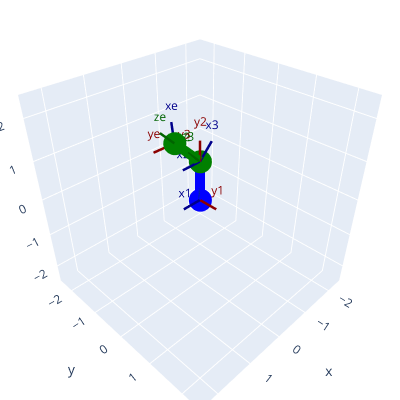

Notebook cell for this chart:
### Markdown cell above
# **Atividade 1:** 
* Visualização de um punho esférico utilizando conversão DH.

### Code cell
import plotly.graph_objects as go
import numpy as np

######################################################################################
############################ FUNÇÕES DE TRANSFORMAÇÃO ################################
######################################################################################
#Cria tranformação homogênea a partir dos parâmetros de Denavit-Hartenberg
def t_DH(theta, d, a, alpha):
  theta = np.radians(theta)  
  alpha = np.radians(alpha)  
  ct = np.cos(theta)
  st = np.sin(theta)
  ca = np.cos(alpha)
  sa = np.sin(alpha)
  
  Rz =  np.array((  (ct, -st, 0, 0), 
                    (st,  ct, 0, 0),
                    ( 0,   0, 1, 0),
                    ( 0,   0, 0, 1) ))
  
  Tz = np.array((   (1, 0, 0, 0), 
                    (0, 1, 0, 0),
                    (0, 0, 1, d),
                    (0, 0, 0, 1) ))

  Rx =  np.array((  (1,  0,   0, 0), 
                    (0, ca, -sa, 0),
                    (0, sa,  ca, 0),
                    (0,  0,   0, 1) ))
  
  Tx = np.array((   (1, 0, 0, a), 
                    (0, 1, 0, 0),
                    (0, 0, 1, 0),
                    (0, 0, 0, 1) ))
  
  return np.linalg.multi_dot([Rz, Tz, Tx, Rx])

######################################################################################
############################### PLOT DO ROBÔ #########################################
######################################################################################
def plot3jrobot(q1, a1, q2, a2, q3, a3):
  """
    Criação das coordenadas dos elos do robô, baseando-se nos parâmetros DH
    Parâmetros DH:
            theta       d     a     alpha
    1            q1     a1    0     90°
    2        90°+q2     0     a2    90°
    3           +q3     0     a3    0°
  """
  T_DH1 = t_DH(q1, a1,  0, 90) # Transformação homogênea do Elo 1
  T_DH2 = t_DH(90+q2,  0, a2, 90) # Transformação homogênea do Elo 2
  T_DH3 = t_DH(q3,  a3, 0, 0) # Transformação homogênea do Elo 3
  
  O1 = np.array((0,0,0,1)) # Origem no Elo 1

  L1 = np.linalg.multi_dot([T_DH1, O1]) # Coordenadas finais do Elo 1. Obtidas projetando O1 através da  duas transformações
  L2 = np.linalg.multi_dot([T_DH1, T_DH2, O1]) # Coordenadas finais do Elo 2. Obtidas projetando O1 através das duas transformações
  L3 = np.linalg.multi_dot([T_DH1, T_DH2, T_DH3, O1]) # Coordenadas finais do Elo 2. Obtidas projetando O1 através das duas transformações

  X1 = np.zeros((2, 3))
  X2 = np.zeros((2, 3))
  X3 = np.zeros((2, 3))
  
  X1[0,:] = O1[:3] #Pega os três primeiros elementos apenas
  X1[1,:] = L1[:3]
  
  X2[0,:] = L1[:3] #Pega os três primeiros elementos apenas. Origem Elo 2 é L1
  X2[1,:] = L2[:3]

  X3[0,:] = L2[:3] #Pega os três primeiros elementos apenas. Origem Elo 2 é L1
  X3[1,:] = L3[:3]

  Vx1 = np.array((0.5,0,0,1))
  Vy1 = np.array((0,0.5,0,1))#np.linalg.multi_dot([T_DH1, T_DH2, T_DH3, np.array((0,0.5,0,1))]) #Apenas plota o eixo y de coordenadas no efetuador final
  Vz1 = np.array((0,0,0.5,1))#np.linalg.multi_dot([T_DH1, T_DH2, T_DH3, np.array((0,0,0.5,1))]) #Apenas plota o eixo z de coordenadas no efetuador final
  
  Vx2 = np.linalg.multi_dot([T_DH1, Vx1]) #Plota o eixo x de coordenadas no link 1
  Vy2 = np.linalg.multi_dot([T_DH1, Vy1]) #Plota o eixo y de coordenadas no link 1
  Vz2 = np.linalg.multi_dot([T_DH1, Vz1]) #Plota o eixo z de coordenadas no link 1

  Vx3 = np.linalg.multi_dot([T_DH1, T_DH2, Vx1]) #Plota o eixo x de coordenadas no link 2
  Vy3 = np.linalg.multi_dot([T_DH1, T_DH2, Vy1]) #Plota o eixo y de coordenadas no link 2
  Vz3 = np.linalg.multi_dot([T_DH1, T_DH2, Vz1]) #Plota o eixo z de coordenadas no link 2

  Vxe = np.linalg.multi_dot([T_DH1, T_DH2, T_DH3, Vx1]) #Plota o eixo x de coordenadas no link 3
  Vye = np.linalg.multi_dot([T_DH1, T_DH2, T_DH3, Vy1]) #Plota o eixo y de coordenadas no link 3
  Vze = np.linalg.multi_dot([T_DH1, T_DH2, T_DH3, Vz1]) #Plota o eixo z de coordenadas no link 3

  EX1 = np.zeros((2, 3))
  EY1 = np.zeros((2, 3))
  EZ1 = np.zeros((2, 3))

  EX2 = np.zeros((2, 3))
  EY2 = np.zeros((2, 3))
  EZ2 = np.zeros((2, 3))

  EX3 = np.zeros((2, 3))
  EY3 = np.zeros((2, 3))
  EZ3 = np.zeros((2, 3))
  
  EXe = np.zeros((2, 3))
  EYe = np.zeros((2, 3))
  EZe = np.zeros((2, 3))

  EX1[0,:] = O1[:3]
  EX1[1,:] = Vx1[:3] 
  EY1[0,:] = O1[:3]
  EY1[1,:] = Vy1[:3]
  EZ1[0,:] = O1[:3]
  EZ1[1,:] = Vz1[:3]

  EX2[0,:] = L1[:3]
  EX2[1,:] = Vx2[:3]
  EY2[0,:] = L1[:3]
  EY2[1,:] = Vy2[:3]
  EZ2[0,:] = L1[:3]
  EZ2[1,:] = Vz2[:3]

  EX3[0,:] = L2[:3]
  EX3[1,:] = Vx3[:3]
  EY3[0,:] = L2[:3]
  EY3[1,:] = Vy3[:3]
  EZ3[0,:] = L2[:3]
  EZ3[1,:] = Vz3[:3]

  EXe[0,:] = L3[:3]
  EXe[1,:] = Vxe[:3]
  EYe[0,:] = L3[:3]
  EYe[1,:] = Vye[:3]
  EZe[0,:] = L3[:3]
  EZe[1,:] = Vze[:3]

  fig = go.Figure()

  #Plot dos elos
  fig.add_trace(go.Scatter3d(x=X1[:,0], y=X1[:,1], z=X1[:,2], mode='markers+lines+text',text=["",""], name='L1', line=dict(color='blue',width=20)))
  fig.add_trace(go.Scatter3d(x=X2[:,0], y=X2[:,1], z=X2[:,2], mode='markers+lines+text', name='L2', line=dict(color='red',width=20)))
  fig.add_trace(go.Scatter3d(x=X3[:,0], y=X3[:,1], z=X3[:,2], mode='markers+lines+text', name='L2', line=dict(color='green',width=20)))

  # Plot dos eixos x, y e z no início do elo 1 (origem)
  fig.add_trace(go.Scatter3d(x=EX1[:,0], y=EX1[:,1], z=EX1[:,2], mode='lines+text', text=["","x1"], textfont=dict(color="darkblue"),name='Ex1', line=dict(color='darkblue',width=5)))
  fig.add_trace(go.Scatter3d(x=EY1[:,0], y=EY1[:,1], z=EY1[:,2], mode='lines+text', text=["","y1"], textfont=dict(color="darkred"),name='Ey1', line=dict(color='darkred',width=5)))
  fig.add_trace(go.Scatter3d(x=EZ1[:,0], y=EZ1[:,1], z=EZ1[:,2], mode='lines+text', text=["","z1"], textfont=dict(color="darkgreen"),name='Ez1', line=dict(color='darkgreen',width=5)))
  
  # Plot dos eixos x, y e z no início do elo 2
  fig.add_trace(go.Scatter3d(x=EX2[:,0], y=EX2[:,1], z=EX2[:,2], mode='lines+text', text=["","x2"], textfont=dict(color="darkblue"),name='Ex2', line=dict(color='darkblue',width=5)))
  fig.add_trace(go.Scatter3d(x=EY2[:,0], y=EY2[:,1], z=EY2[:,2], mode='lines+text', text=["","y2"], textfont=dict(color="darkred"),name='Ey2', line=dict(color='darkred',width=5)))
  fig.add_trace(go.Scatter3d(x=EZ2[:,0], y=EZ2[:,1], z=EZ2[:,2], mode='lines+text', text=["","z2"], textfont=dict(color="darkgreen"),name='Ez2', line=dict(color='darkgreen',width=5)))

  # Plot dos eixos x, y e z no início do elo 3
  fig.add_trace(go.Scatter3d(x=EX3[:,0], y=EX3[:,1], z=EX3[:,2], mode='lines+text', text=["","x3"], textfont=dict(color="darkblue"),name='Ex3', line=dict(color='darkblue',width=5)))
  fig.add_trace(go.Scatter3d(x=EY3[:,0], y=EY3[:,1], z=EY3[:,2], mode='lines+text', text=["","y3"], textfont=dict(color="darkred"),name='Ey3', line=dict(color='darkred',width=5)))
  fig.add_trace(go.Scatter3d(x=EZ3[:,0], y=EZ3[:,1], z=EZ3[:,2], mode='lines+text', text=["","z3"], textfont=dict(color="darkgreen"),name='Ez3', line=dict(color='darkgreen',width=5)))

  # Plot dos eixos x, y e z na início do elo 4
  fig.add_trace(go.Scatter3d(x=EXe[:,0], y=EXe[:,1], z=EXe[:,2], mode='lines+text', text=["","xe"], textfont=dict(color="darkblue"),name='Exe', line=dict(color='darkblue',width=5)))
  fig.add_trace(go.Scatter3d(x=EYe[:,0], y=EYe[:,1], z=EYe[:,2], mode='lines+text', text=["","ye"], textfont=dict(color="darkred"),name='Eye', line=dict(color='darkred',width=5)))
  fig.add_trace(go.Scatter3d(x=EZe[:,0], y=EZe[:,1], z=EZe[:,2], mode='lines+text', text=["","ze"], textfont=dict(color="darkgreen"),name='Eze', line=dict(color='darkgreen',width=5)))
  
  #Configuração de layout da imagem gerada
  fig.update_layout(
      autosize=False,
      showlegend=False,
      width=400,
      height=400,
      margin=dict(l=0,r=0,t=0,b=0)
  )

  lim = 2.5
  fig.update_scenes(
      aspectmode= "cube",
      xaxis=dict(range=[-lim,lim]),
      yaxis=dict(range=[-lim,lim]),
      zaxis=dict(range=[-lim,lim])
  )

  print("Use o mouse para interagir com a figura gerada:")
  print("Posição do efetuador final: x = [%.1f], y =[%.1f] e z =[%.1f]" %  (L3[0], L3[1], L3[2]))
  fig.show()

######################################################################################
############################ APLICANDO A CINEMÁTICA DIRETA ###########################
######################################################################################
[a1, a2, a3] = [1, 0, 1] # Tamanho dos elos
[q1, q2, q3] = [0, 45, 45] # Ângulo das juntas

plot3jrobot(q1, a1, q2, a2, q3, a3)

### Figure 1 — Plotly figure (JSON) as saved in the notebook; plotly's stock layout.template omitted (floating-point values rounded to 4 significant figures)
{"data": [{"line": {"color": "blue", "width": 20}, "mode": "markers+lines+text", "name": "L1", "text": ["", ""], "type": "scatter3d", "x": [0, 0], "y": [0, 0], "z": [0, 1]}, {"line": {"color": "red", "width": 20}, "mode": "markers+lines+text", "name": "L2", "type": "scatter3d", "x": [0, 0], "y": [0, 0], "z": [1, 1]}, {"line": {"color": "green", "width": 20}, "mode": "markers+lines+text", "name": "L2", "type": "scatter3d", "x": [0, 0.7071], "y": [0, -1.793e-17], "z": [1, 1.707]}, {"line": {"color": "darkblue", "width": 5}, "mode": "lines+text", "name": "Ex1", "text": ["", "x1"], "textfont": {"color": "darkblue"}, "type": "scatter3d", "x": [0, 0.5], "y": [0, 0], "z": [0, 0]}, {"line": {"color": "darkred", "width": 5}, "mode": "lines+text", "name": "Ey1", "text": ["", "y1"], "textfont": {"color": "darkred"}, "type": "scatter3d", "x": [0, 0], "y": [0, 0.5], "z": [0, 0]}, {"line": {"color": "darkgreen", "width": 5}, "mode": "lines+text", "name": "Ez1", "text": ["", "z1"], "textfont": {"color": "darkgreen"}, "type": "scatter3d", "x": [0, 0], "y": [0, 0], "z": [0, 0.5]}, {"line": {"color": "darkblue", "width": 5}, "mode": "lines+text", "name": "Ex2", "text": ["", "x2"], "textfont": {"color": "darkblue"}, "type": "scatter3d", "x": [0, 0.5], "y": [0, 0], "z": [1, 1]}, {"line": {"color": "darkred", "width": 5}, "mode": "lines+text", "name": "Ey2", "text": ["", "y2"], "textfont": {"color": "darkred"}, "type": "scatter3d", "x": [0, 0], "y": [0, 3.062e-17], "z": [1, 1.5]}, {"line": {"color": "darkgreen", "width": 5}, "mode": "lines+text", "name": "Ez2", "text": ["", "z2"], "textfont": {"color": "darkgreen"}, "type": "scatter3d", "x": [0, 0], "y": [0, -0.5], "z": [1, 1]}, {"line": {"color": "darkblue", "width": 5}, "mode": "lines+text", "name": "Ex3", "text": ["", "x3"], "textfont": {"color": "darkblue"}, "type": "scatter3d", "x": [0, -0.3536], "y": [0, 2.165e-17], "z": [1, 1.354]}, {"line": {"color": "darkred", "width": 5}, "mode": "lines+text", "name": "Ey3", "text": ["", "y3"], "textfont": {"color": "darkred"}, "type": "scatter3d", "x": [0, -2.165e-17], "y": [0, -0.5], "z": [1, 1]}, {"line": {"color": "darkgreen", "width": 5}, "mode": "lines+text", "name": "Ez3", "text": ["", "z3"], "textfont": {"color": "darkgreen"}, "type": "scatter3d", "x": [0, 0.3536], "y": [0, -8.967e-18], "z": [1, 1.354]}, {"line": {"color": "darkblue", "width": 5}, "mode": "lines+text", "name": "Exe", "text": ["", "xe"], "textfont": {"color": "darkblue"}, "type": "scatter3d", "x": [0.7071, 0.4571], "y": [-1.793e-17, -0.3536], "z": [1.707, 1.957]}, {"line": {"color": "darkred", "width": 5}, "mode": "lines+text", "name": "Eye", "text": ["", "ye"], "textfont": {"color": "darkred"}, "type": "scatter3d", "x": [0.7071, 0.9571], "y": [-1.793e-17, -0.3536], "z": [1.707, 1.457]}, {"line": {"color": "darkgreen", "width": 5}, "mode": "lines+text", "name": "Eze", "text": ["", "ze"], "textfont": {"color": "darkgreen"}, "type": "scatter3d", "x": [0.7071, 1.061], "y": [-1.793e-17, -2.69e-17], "z": [1.707, 2.061]}], "layout": {"autosize": false, "height": 400, "margin": {"b": 0, "l": 0, "r": 0, "t": 0}, "scene": {"aspectmode": "cube", "xaxis": {"range": [-2.5, 2.5]}, "yaxis": {"range": [-2.5, 2.5]}, "zaxis": {"range": [-2.5, 2.5]}}, "showlegend": false, "width": 400}}
